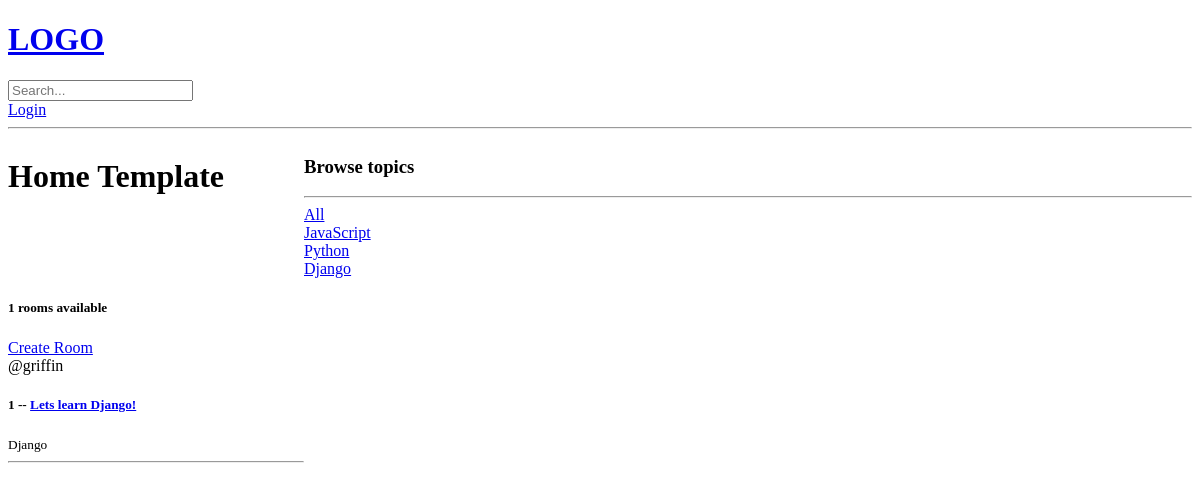
The app's page /, older data.
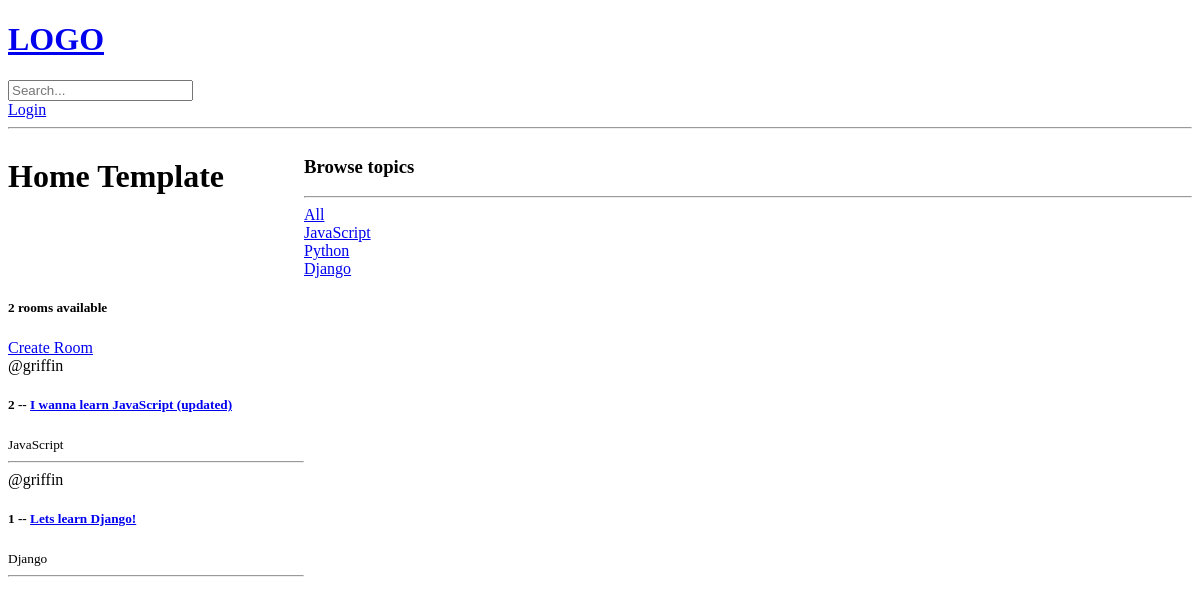
The same page, newer data.
### base/models.py (models this page shows, shortened)
class Topic(models.Model):
    name = models.CharField(max_length=200)

class Room(models.Model):
    host = models.ForeignKey(User, on_delete=models.SET_NULL, null=True)
    topic = models.ForeignKey(Topic, on_delete=models.SET_NULL, null=True)
    name = models.CharField(max_length=200)
    description = models.TextField(null= True, blank=True)
    updated = models.DateTimeField(auto_now=True)
    created = models.DateTimeField(auto_now_add=True)
    class Meta:
        ordering = ['-updated', '-created']

### base/views.py (the view)
# urls.py: path('', views.home, name="home"),
def home(request):
    q = request.GET.get('q')if request.GET.get('q') != None else ''
    rooms = Room.objects.filter(
        Q(topic__name__icontains=q) |
        Q(name__icontains=q)|
        Q(description__icontains=q)
                                )
    topics = Topic.objects.all()
    room_count = rooms.count()
    context = {'rooms':rooms, 'topics':topics, 'room_count':room_count }
    return render(request, 'base/home.html', context)

### base/templates/base/home.html (shortened to what this page needs)
{% extends 'main.html' %}
{% block content %}
<div class = "home-container">
<h1>Home Template</h1>
<div>
    <h3> Browse topics </h3>
    <hr>
    <div>
        <a href="{% url 'home' %}"> All </a>
    </div>
    {% for topic in topics %}
    <div>
        <a href="{% url 'home' %}?q={{topic.name}}"> {{topic.name}} </a>
    </div>
    {% endfor %}
</div>
<div>
    <h5>{{room_count}} rooms available </h5>
    <a href="{% url 'create-room' %}"> Create Room </a>
    <div>
        {% for room in rooms %}
        <div>
            <span>@{{room.host.username}}</span>
           <h5> {{room.id}} -- <a href="{% url 'room' room.id %}"> {{room.name}} </a> </h5>
           <small>{{room.topic.name}}</small>
           <hr>
        </div>
        {% endfor %}
    </div>
</div>
</div>
{% endblock content %}

Row changes from the older to the newer data that the page shows:
added Room: host.username "griffin", id "2", name "I wanna learn JavaScript (updated)", topic.name "JavaScript"
Text that changed along with them:
{{ room_count }}: "1" → "2"
